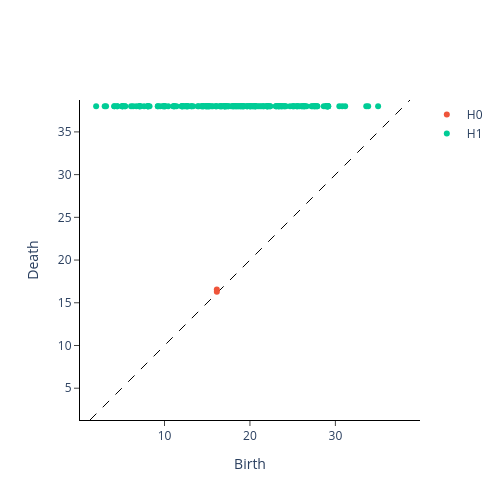

This figure's notebook cell:
### Code cell
from gtda.homology import CubicalPersistence
cubical_persistence = CubicalPersistence(n_jobs=-1)
im1_cubical = cubical_persistence.fit_transform(im1_filtration)
im8_cubical = cubical_persistence.fit_transform(im8_filtration)
cubical_persistence.plot(im1_cubical)
#cubical_persistence.plot(im8_cubical)

### Figure 1 — Plotly figure (JSON) as saved in the notebook; plotly's stock layout.template omitted (floating-point values rounded to 4 significant figures; data arrays with more than 128 entries replaced by an {"elided": "..."} marker saying what was removed)
{"data": [{"hoverinfo": "none", "line": {"color": "black", "dash": "dash", "width": 1}, "mode": "lines", "showlegend": false, "type": "scatter", "x": [1.28, 38.73], "y": [1.28, 38.73]}, {"hoverinfo": "text", "hovertext": ["(16.1245154965971, 16.55294535724685)", "(16.1245154965971, 16.278820596099706)"], "mode": "markers", "name": "H0", "type": "scatter", "x": [16.12, 16.12], "y": [16.55, 16.28]}, {"hoverinfo": "text", "hovertext": {"elided": "190 str values"}, "mode": "markers", "name": "H1", "type": "scatter", "x": {"elided": "190 float values"}, "y": {"elided": "190 float values"}}], "layout": {"height": 500, "plot_bgcolor": "white", "width": 500, "xaxis": {"autorange": false, "domain": [0, 1], "exponentformat": "e", "linecolor": "black", "linewidth": 1, "mirror": false, "range": [0.1678, 39.85], "showexponent": "all", "showline": true, "side": "bottom", "ticks": "outside", "title": {"text": "Birth"}, "type": "linear", "zeroline": true}, "yaxis": {"autorange": false, "domain": [0, 1], "exponentformat": "e", "linecolor": "black", "linewidth": 1, "mirror": false, "range": [1.28, 38.73], "scaleanchor": "x", "scaleratio": 1, "showexponent": "all", "showline": true, "side": "left", "ticks": "outside", "title": {"text": "Death"}, "type": "linear", "zeroline": true}}}
